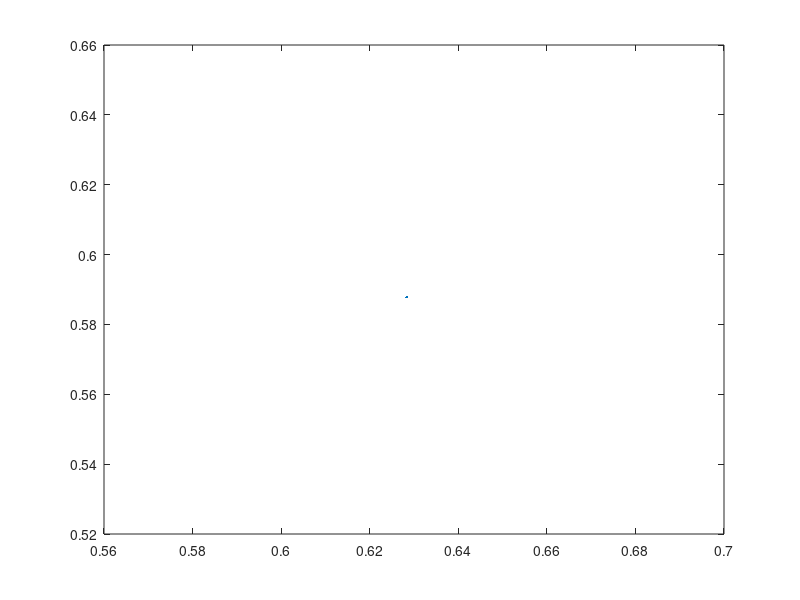
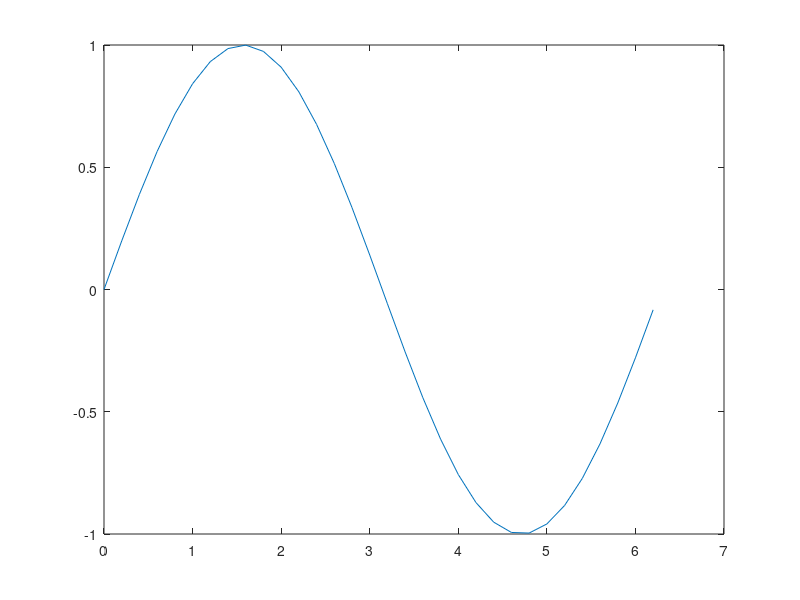
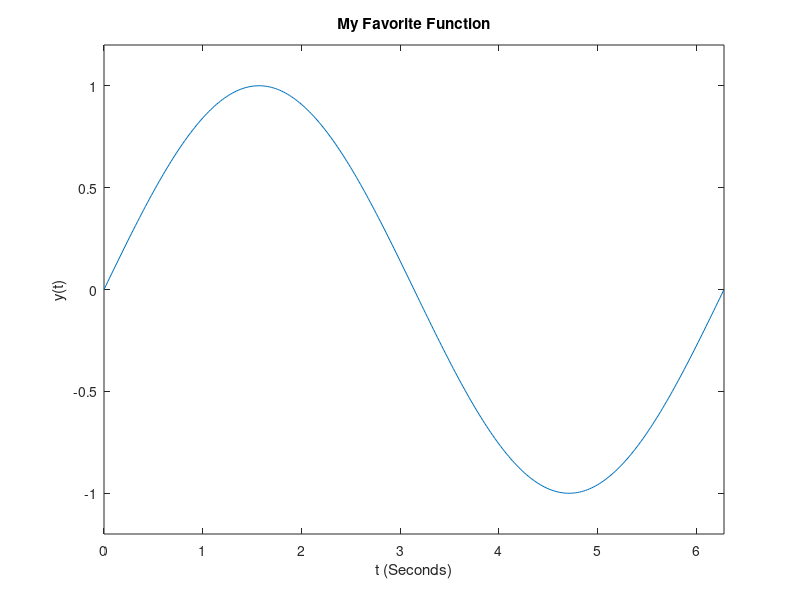
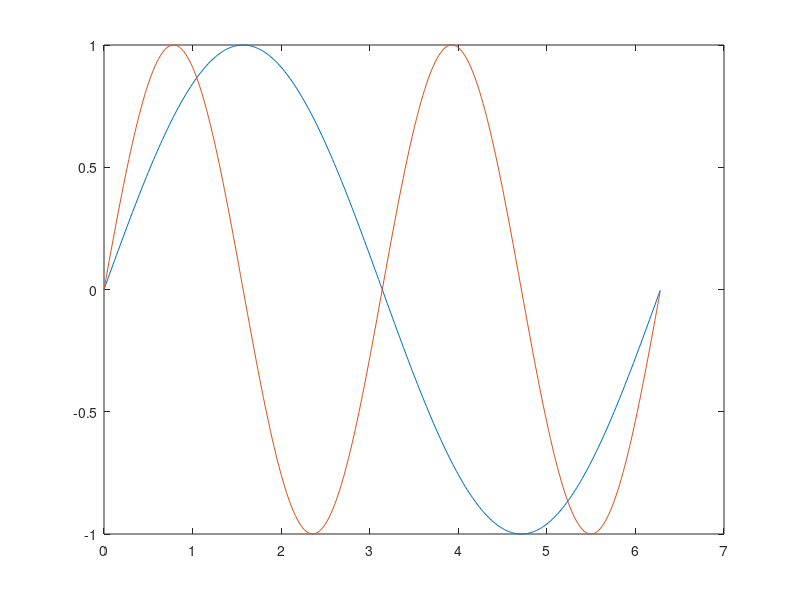

Source code (MATLAB) for these figures, in order:
% Question 1: Plotting Continuos-Time Signal
figure; t = 0.2*pi; plot(t,sin(t));
figure; t = 0:0.2:2*pi; plot(t,sin(t));
figure; t = 0:0.02:2*pi; plot(t,sin(t));
% Explain why the plots are different? The first plot is a single point as
% t is a constant. As for the second plot, then the range of t is from 0 to
% 2pi with a step size of 0.2, so the plot is not that smooth. Finally, and
% as for the 3rd plot, it has the same range as the second plot except that
% it is smoother as it has a step size of 0.02 (an order of magnitude lower
% than the 2nd plot.
% Adding a title, axis labels and changing the axis
title('My Favorite Function');
xlabel('t (Seconds)');
ylabel('y(t)');
axis([0 2*pi -1.2 1.2]);
% Put two plots on the same axis
figure; 0:0.2:2*pi; plot(t,sin(t),t,sin(2*t));
% Produce a plot without connecting the points
figure; t = 0:0.2:2*pi; plot(t,sin(t),'.');
% Produce a plot without connecting the points
figure; t = 0:0.2:2*pi; plot(t,sin(t),'r.');
% What does r do? Makes the color of the points red